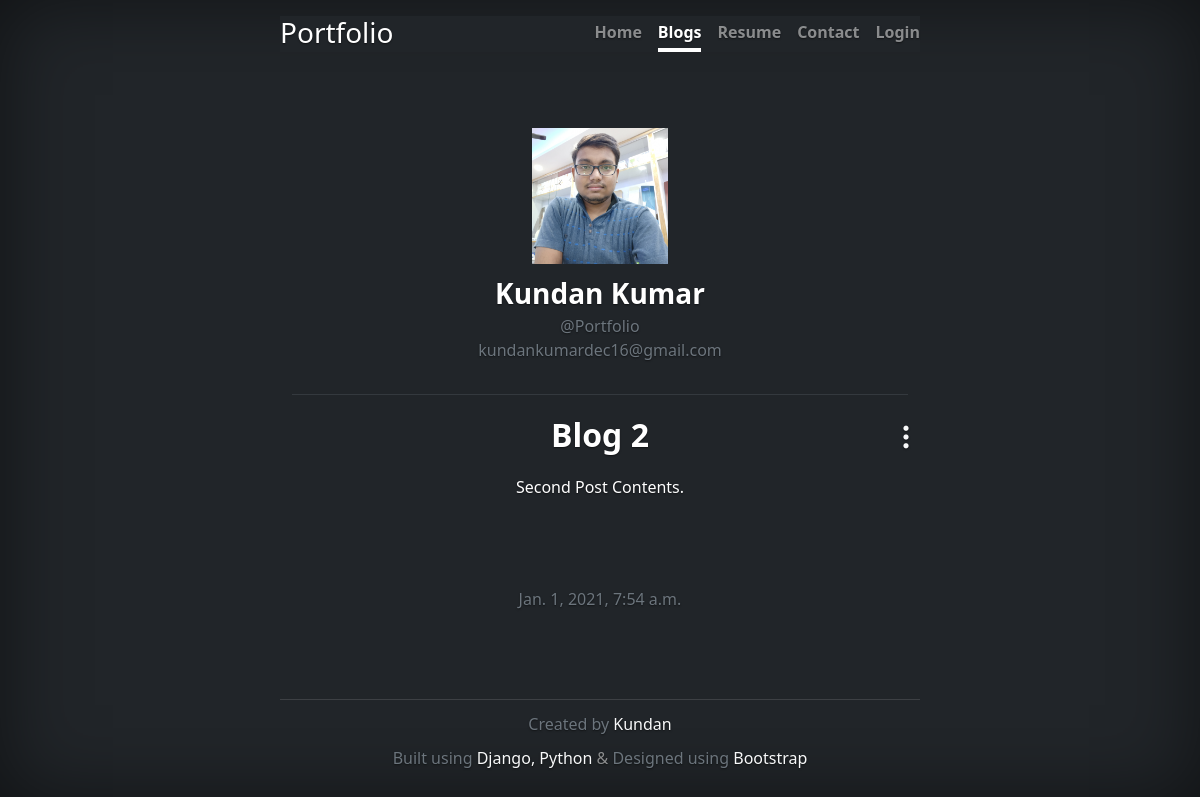
Screenshot of /blogs/2 with the database file from the repository.
### Portfolio_app/models.py (models this page shows, shortened)
class Post(models.Model):
	id = models.AutoField(primary_key=True)
	title = models.CharField(max_length=100)
	content = models.TextField()
	date_posted = models.DateTimeField(default=timezone.now)
	author = models.ForeignKey(User, on_delete=models.CASCADE)

### Portfolio_app/views.py (the view)
# urls.py: path('blogs/<int:post_id>', views.blog, name='blog'),
def blog(request, post_id):
	obj = Post.objects.get(id=post_id)
	context = {'blog': obj}
	return render(request, 'blog/blog_inner.html', context)

### Portfolio_app/templates/blog/blog_inner.html (shortened to what this page needs)
{% extends "Homepage/home_about_combined.html" %}
{% load static %}
{% block html %}
	<html lang="en" class="h-100">
{% endblock html %}
{% block navbar %}
	<a class="nav-link" href="{% url 'homepage' %}">Home</a>
	<a class="nav-link active" aria-current="page" href="{% url 'blogs' %}">Blogs</a>
	<a class="nav-link" href="{% url 'resume' %}">Resume</a>
	<a class="nav-link" href="{% url 'contact' %}">Contact</a>
	{% if user.is_authenticated %}
		<a class="nav-link" href="{% url 'users:logout' %}">Logout</a>
	{% else %}
		<a class="nav-link" href="{% url 'users:login' %}">Login</a>
	{% endif %}
{% endblock navbar %}
{% block content %}
	<div class="container">
		<div class="row mt-1">
			<img src="{% static 'profile_pic/KundanKumar.jpg' %}" alt="..." class="w-25 h-25 mx-auto">
		</div>
		<div class="row mt-2">
			<strong class="fs-3">{{ blog.author.first_name}} {{ blog.author.last_name}}</strong>
			<p class="text-muted mb-0">@{{ blog.author.username }}</p>
			<p class="text-muted lh-0 mt-0">{{ blog.author.email }}</p>
		</div>
		<hr class="text-muted">
		<div class="row">
			<div class="position-relative">
				<div class="position-absolute top-0 end-0 dropdown">
					<a href="#" role="button" id="dropdownMenuLink" data-bs-toggle="dropdown" aria-expanded="false">
						<i class="bi bi-three-dots-vertical link-light fs-3"></i>
					</a>
				</div>
			</div>
			<p class="fs-2 fw-bold">{{ blog.title }}</p>
			<p class="">{{ blog.content }}</p>
		</div>
	</div>
	<footer class="footer mt-auto">
		<span class="text-muted">{{ blog.date_posted }}</span>
	</footer>
{% endblock content %}

### Portfolio_app/static/css/custom.css (style rules this page uses)
body { text-shadow: 0 .05rem .1rem rgba(0, 0, 0, .5); box-shadow: inset 0 0 5rem rgba(0, 0, 0, .5); }
.nav-masthead .nav-link { padding: .25rem 0; font-weight: 700; color: rgba(255, 255, 255, .5); background-color: transparent; border-bottom: .25rem solid transparent; }
.nav-masthead .nav-link + .nav-link { margin-left: 1rem; }
.nav-masthead .active { color: #fff; border-bottom-color: #fff; }

### rows the page displays
Post: author.first_name "Kundan", author.last_name "Kumar", author.username "Portfolio", author.email "kundankumardec16@gmail.com", title "Blog 2", content "Second Post Contents.", date_posted "Jan. 1, 2021, 7:54 a.m."
